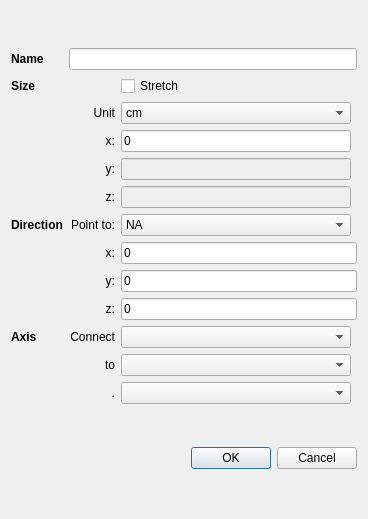
<?xml version="1.0" encoding="UTF-8"?>
<ui version="4.0">
 <class>NewComponent</class>
 <widget class="QDialog" name="NewComponent">
  <property name="geometry">
   <rect>
    <x>0</x>
    <y>0</y>
    <width>368</width>
    <height>519</height>
   </rect>
  </property>
  <property name="windowTitle">
   <string>Fill in component properties</string>
  </property>
  <layout class="QVBoxLayout" name="verticalLayout">
   <item>
    <layout class="QGridLayout" name="gridLayout">
     <item row="0" column="0">
      <widget class="QLabel" name="label">
       <property name="font">
        <font>
         <weight>75</weight>
         <bold>true</bold>
        </font>
       </property>
       <property name="text">
        <string>Name</string>
       </property>
      </widget>
     </item>
     <item row="0" column="1" colspan="3">
      <widget class="QLineEdit" name="cname"/>
     </item>
     <item row="2" column="0">
      <widget class="QLabel" name="label_2">
       <property name="font">
        <font>
         <weight>75</weight>
         <bold>true</bold>
        </font>
       </property>
       <property name="text">
        <string>Size</string>
       </property>
      </widget>
     </item>
     <item row="11" column="0">
      <widget class="QLabel" name="label_3">
       <property name="font">
        <font>
         <weight>75</weight>
         <bold>true</bold>
        </font>
       </property>
       <property name="text">
        <string>Direction</string>
       </property>
      </widget>
     </item>
     <item row="11" column="1">
      <widget class="QLabel" name="label_8">
       <property name="text">
        <string>Point to:</string>
       </property>
       <property name="alignment">
        <set>Qt::AlignRight|Qt::AlignTrailing|Qt::AlignVCenter</set>
       </property>
      </widget>
     </item>
     <item row="11" column="2">
      <widget class="QComboBox" name="pointTo">
       <item>
        <property name="text">
         <string>NA</string>
        </property>
       </item>
       <item>
        <property name="text">
         <string>Up</string>
        </property>
       </item>
       <item>
        <property name="text">
         <string>Down</string>
        </property>
       </item>
       <item>
        <property name="text">
         <string>Left</string>
        </property>
       </item>
       <item>
        <property name="text">
         <string>Right</string>
        </property>
       </item>
       <item>
        <property name="text">
         <string>Front</string>
        </property>
       </item>
       <item>
        <property name="text">
         <string>Back</string>
        </property>
       </item>
      </widget>
     </item>
     <item row="12" column="1">
      <widget class="QLabel" name="label_5">
       <property name="text">
        <string>x:</string>
       </property>
       <property name="alignment">
        <set>Qt::AlignRight|Qt::AlignTrailing|Qt::AlignVCenter</set>
       </property>
      </widget>
     </item>
     <item row="12" column="2" colspan="2">
      <widget class="QLineEdit" name="bendX">
       <property name="text">
        <string>0</string>
       </property>
      </widget>
     </item>
     <item row="13" column="1">
      <widget class="QLabel" name="label_6">
       <property name="text">
        <string>y:</string>
       </property>
       <property name="alignment">
        <set>Qt::AlignRight|Qt::AlignTrailing|Qt::AlignVCenter</set>
       </property>
      </widget>
     </item>
     <item row="13" column="2" colspan="2">
      <widget class="QLineEdit" name="bendY">
       <property name="text">
        <string>0</string>
       </property>
      </widget>
     </item>
     <item row="14" column="1">
      <widget class="QLabel" name="label_7">
       <property name="text">
        <string>z:</string>
       </property>
       <property name="alignment">
        <set>Qt::AlignRight|Qt::AlignTrailing|Qt::AlignVCenter</set>
       </property>
      </widget>
     </item>
     <item row="14" column="2" colspan="2">
      <widget class="QLineEdit" name="bendZ">
       <property name="text">
        <string>0</string>
       </property>
      </widget>
     </item>
     <item row="15" column="0">
      <widget class="QLabel" name="label_4">
       <property name="font">
        <font>
         <weight>75</weight>
         <bold>true</bold>
        </font>
       </property>
       <property name="text">
        <string>Axis</string>
       </property>
      </widget>
     </item>
     <item row="17" column="2">
      <widget class="QComboBox" name="axisConjunction"/>
     </item>
     <item row="7" column="2">
      <widget class="QLineEdit" name="sizeX">
       <property name="text">
        <string>0</string>
       </property>
      </widget>
     </item>
     <item row="8" column="2">
      <widget class="QLineEdit" name="sizeY">
       <property name="enabled">
        <bool>false</bool>
       </property>
      </widget>
     </item>
     <item row="9" column="2">
      <widget class="QLineEdit" name="sizeZ">
       <property name="enabled">
        <bool>false</bool>
       </property>
      </widget>
     </item>
     <item row="7" column="1">
      <widget class="QLabel" name="label_10">
       <property name="text">
        <string>x:</string>
       </property>
       <property name="alignment">
        <set>Qt::AlignRight|Qt::AlignTrailing|Qt::AlignVCenter</set>
       </property>
      </widget>
     </item>
     <item row="8" column="1">
      <widget class="QLabel" name="label_11">
       <property name="text">
        <string>y:</string>
       </property>
       <property name="alignment">
        <set>Qt::AlignRight|Qt::AlignTrailing|Qt::AlignVCenter</set>
       </property>
      </widget>
     </item>
     <item row="9" column="1">
      <widget class="QLabel" name="label_12">
       <property name="text">
        <string>z:</string>
       </property>
       <property name="alignment">
        <set>Qt::AlignRight|Qt::AlignTrailing|Qt::AlignVCenter</set>
       </property>
      </widget>
     </item>
     <item row="3" column="1">
      <widget class="QLabel" name="label_9">
       <property name="text">
        <string>Unit</string>
       </property>
       <property name="alignment">
        <set>Qt::AlignRight|Qt::AlignTrailing|Qt::AlignVCenter</set>
       </property>
      </widget>
     </item>
     <item row="3" column="2">
      <widget class="QComboBox" name="csizeUnit">
       <item>
        <property name="text">
         <string>cm</string>
        </property>
       </item>
       <item>
        <property name="text">
         <string>mm</string>
        </property>
       </item>
       <item>
        <property name="text">
         <string>meter</string>
        </property>
       </item>
       <item>
        <property name="text">
         <string>km</string>
        </property>
       </item>
       <item>
        <property name="text">
         <string>inches</string>
        </property>
       </item>
       <item>
        <property name="text">
         <string>feet</string>
        </property>
       </item>
      </widget>
     </item>
     <item row="2" column="2">
      <widget class="QCheckBox" name="stretch">
       <property name="text">
        <string>Stretch</string>
       </property>
      </widget>
     </item>
     <item row="17" column="1">
      <widget class="QLabel" name="label_13">
       <property name="text">
        <string>.</string>
       </property>
       <property name="alignment">
        <set>Qt::AlignRight|Qt::AlignTrailing|Qt::AlignVCenter</set>
       </property>
      </widget>
     </item>
     <item row="16" column="2">
      <widget class="QComboBox" name="axisParent"/>
     </item>
     <item row="15" column="2">
      <widget class="QComboBox" name="myAxis"/>
     </item>
     <item row="15" column="1">
      <widget class="QLabel" name="label_14">
       <property name="text">
        <string>Connect</string>
       </property>
       <property name="alignment">
        <set>Qt::AlignRight|Qt::AlignTrailing|Qt::AlignVCenter</set>
       </property>
      </widget>
     </item>
     <item row="16" column="1">
      <widget class="QLabel" name="label_15">
       <property name="text">
        <string>to</string>
       </property>
       <property name="alignment">
        <set>Qt::AlignRight|Qt::AlignTrailing|Qt::AlignVCenter</set>
       </property>
      </widget>
     </item>
    </layout>
   </item>
   <item>
    <widget class="QDialogButtonBox" name="buttonBox">
     <property name="orientation">
      <enum>Qt::Horizontal</enum>
     </property>
     <property name="standardButtons">
      <set>QDialogButtonBox::Cancel|QDialogButtonBox::Ok</set>
     </property>
    </widget>
   </item>
  </layout>
 </widget>
 <resources/>
 <connections>
  <connection>
   <sender>buttonBox</sender>
   <signal>accepted()</signal>
   <receiver>NewComponent</receiver>
   <slot>accept()</slot>
   <hints>
    <hint type="sourcelabel">
     <x>248</x>
     <y>254</y>
    </hint>
    <hint type="destinationlabel">
     <x>157</x>
     <y>274</y>
    </hint>
   </hints>
  </connection>
  <connection>
   <sender>buttonBox</sender>
   <signal>rejected()</signal>
   <receiver>NewComponent</receiver>
   <slot>reject()</slot>
   <hints>
    <hint type="sourcelabel">
     <x>316</x>
     <y>260</y>
    </hint>
    <hint type="destinationlabel">
     <x>286</x>
     <y>274</y>
    </hint>
   </hints>
  </connection>
  <connection>
   <sender>stretch</sender>
   <signal>clicked(bool)</signal>
   <receiver>sizeY</receiver>
   <slot>setEnabled(bool)</slot>
   <hints>
    <hint type="sourcelabel">
     <x>338</x>
     <y>67</y>
    </hint>
    <hint type="destinationlabel">
     <x>338</x>
     <y>180</y>
    </hint>
   </hints>
  </connection>
  <connection>
   <sender>stretch</sender>
   <signal>clicked(bool)</signal>
   <receiver>sizeZ</receiver>
   <slot>setEnabled(bool)</slot>
   <hints>
    <hint type="sourcelabel">
     <x>338</x>
     <y>67</y>
    </hint>
    <hint type="destinationlabel">
     <x>338</x>
     <y>218</y>
    </hint>
   </hints>
  </connection>
 </connections>
</ui>
